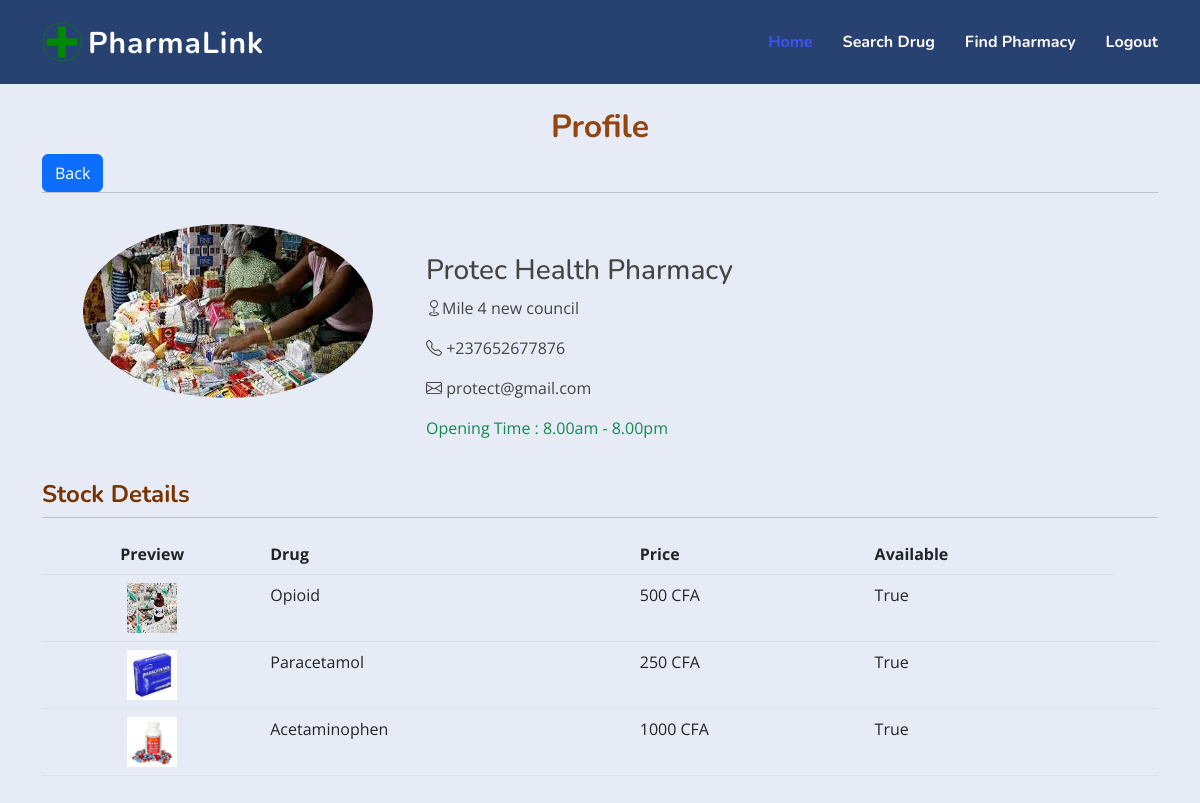
Page /pharmacy-details/a82e62e8-4e23-4dbe-9b8e-f0213e00fe24 (signed in) on the committed database.
### base/models.py (models this page shows, shortened)
class Pharmacy(models.Model):
    name_of_pharmacy = models.CharField(max_length=100)
    id = models.UUIDField(default=uuid.uuid4, primary_key=True)
    pharmacy_email = models.CharField(max_length=100)
    pharmacy_phone_number = models.CharField(max_length=100)
    description_about_location = models.TextField()
    address_or_location = models.CharField(max_length=255)
    open_time = models.CharField(max_length=20 , default='8.00am - 8.00pm ')
    image_of_pharmacy = models.ImageField(upload_to='pharmacy-image', blank=False)
    created_date = models.DateTimeField(auto_now_add=True)
    stamped_application = models.ImageField(upload_to='pharm', blank=False)
    certificate_of_nationality_not_less_than_3_months = models.ImageField(upload_to='pharm', blank=False)
    certified_birth_certificate_not_less_than_3_months = models.ImageField(upload_to='pharm', blank=False)
    certified_copy_of_decorate_degree_in_pharmacy = models.ImageField(upload_to='pharm', blank=False)
    class Meta:
        ordering = ['-created_date']
        verbose_name = 'Pharmacy'
        verbose_name_plural = 'Pharmacies'

class Drug(models.Model):
    name_of_drug = models.CharField(max_length=255)
    pharmacy = models.ManyToManyField(Pharmacy)
    description_of_drug = models.TextField()
    price = models.PositiveIntegerField()
    image_of_drug = models.ImageField(upload_to='drug-image')
    is_available = models.BooleanField(default=True)
    id = models.UUIDField(default=uuid.uuid4, primary_key=True)
    class Meta:
        verbose_name = 'Drug'
        verbose_name_plural = 'Drugs'

### base/views.py (the view)
# urls.py: path('pharmacy-details/<uuid:pharmacy_id>', views.pharmacy_details , name='base-pharmacy-details'),
def pharmacy_details(request, pharmacy_id):
    pharmacy = get_object_or_404(Pharmacy, id=pharmacy_id)
    staff = pharmacy.staff
    all_drugs = pharmacy.drug_set.all()
    context = {
        'pharmacy': pharmacy,
        'all_drugs': all_drugs,
        'staff': staff
    }
    return render(request, 'base/pharmacy-details.html', context)

### templates/base/pharmacy-details.html (shortened to what this page needs)
{% load static %}
<!DOCTYPE html>
<html lang="en">
    <head>
        <link href="{% static 'vendor/bootstrap/css/bootstrap.min.css' %}" rel="stylesheet">
        <link href="{% static 'vendor/bootstrap-icons/bootstrap-icons.css' %}" rel="stylesheet">
        <link href="{% static 'css/nsnstyle.css' %}" rel="stylesheet">
        <link href="{% static 'css/style.css' %}" rel="stylesheet">
    </head>
    <body style="background-color:rgba(213, 222, 240, 0.575)">
        {% include "base/base.html" %}
        <br>
        <br>
        <section class="container profile h-auto">
            <h2 style="color: rgb(148, 69, 13); text-align: center;">
                <strong>Profile</strong>
            </h2>
           <a href="{% url 'base-all-pharmacy' %}"> <button class="btn btn-primary">Back</button></a>
            <hr class="mt-0">
            <div class="container-fluid">
                <div class="row">
                    <div class="col-4" style="padding-top: 15px;">
                        <img
                            class="img img-fluid mx-auto d-block"
                            style="border-radius: 50%;"
                            src="{{pharmacy.image_of_pharmacy.url}}"
                            alt="logo"
                        >
                    </div>
                    <div class="col-8 profile-details">
                        <h3>{{ pharmacy.name_of_pharmacy}}</h3>
                        <p>
                            <i class="bi bi-geo"></i>{{ pharmacy.description_about_location}}
                        </p>
                        <p>
                            <i class="bi bi-telephone"></i> {{pharmacy.pharmacy_phone_number}}
                        </p>
                        <p>
                            <i class="bi bi-envelope"></i> {{ pharmacy.pharmacy_email}}
                        </p>
                        <p class="text-success">
                        </i> Opening Time : {{ pharmacy.open_time}}</p>
                </div>
            </div>
        </div>
    <br>
    <h4 style="color: rgb(119, 51, 2); font-weight:bold;">Stock Details</h4>
    <hr class="mt-0">
    <table class="table table-hover">
        <thead>
            <tr>
                <th scope="col" class="text-center">Preview</th>
                <th scope="col">Drug</th>
                <th scope="col">Price</th>
                <th scope="col">Available</th>
            </tr>
        </thead>
        <tbody>
            {% for drug in all_drugs  %}
            <tr>
                <td>
                    <img
                        src="{{drug.image_of_drug.url}}"
                        class="img-fluid mx-auto d-block"
                        style="width: 50px; height: 50px"
                        alt=""
                    >
                </td>
                <td>{{drug.name_of_drug}}</td>
                <td>{{drug.price}} CFA</td>
                <td>{{drug.is_available}}</td>
                <td>
                </td>
            </tr>
            {% endfor %}
        </tbody>
    </table>
</section>
</body>

### static/css/nsnstyle.css (style rules this page uses)
h4 { color: rgb(180, 83, 13); }
.profile-details { padding-top: 45px; }

### static/css/style.css (style rules this page uses)
:root { scroll-behavior: smooth; }
body { font-family: "Open Sans", sans-serif; color: #444444; }
a { text-decoration: none; }
h1, h2, h3, h4, h5, h6 { font-family: "Nunito", sans-serif; }
section { padding: 60px 0; overflow: hidden; }

### rows in the picture
Pharmacy: image_of_pharmacy (picture), name_of_pharmacy "Protec Health Pharmacy", description_about_location "Mile 4 new council", pharmacy_phone_number "+237652677876", pharmacy_email "protect@gmail.com", open_time "8.00am - 8.00pm"
Drug: image_of_drug (picture), name_of_drug "Opioid", price "500", is_available "True"
Drug: image_of_drug (picture), name_of_drug "Paracetamol", price "250", is_available "True"
Drug: image_of_drug (picture), name_of_drug "Acetaminophen", price "1000", is_available "True"
